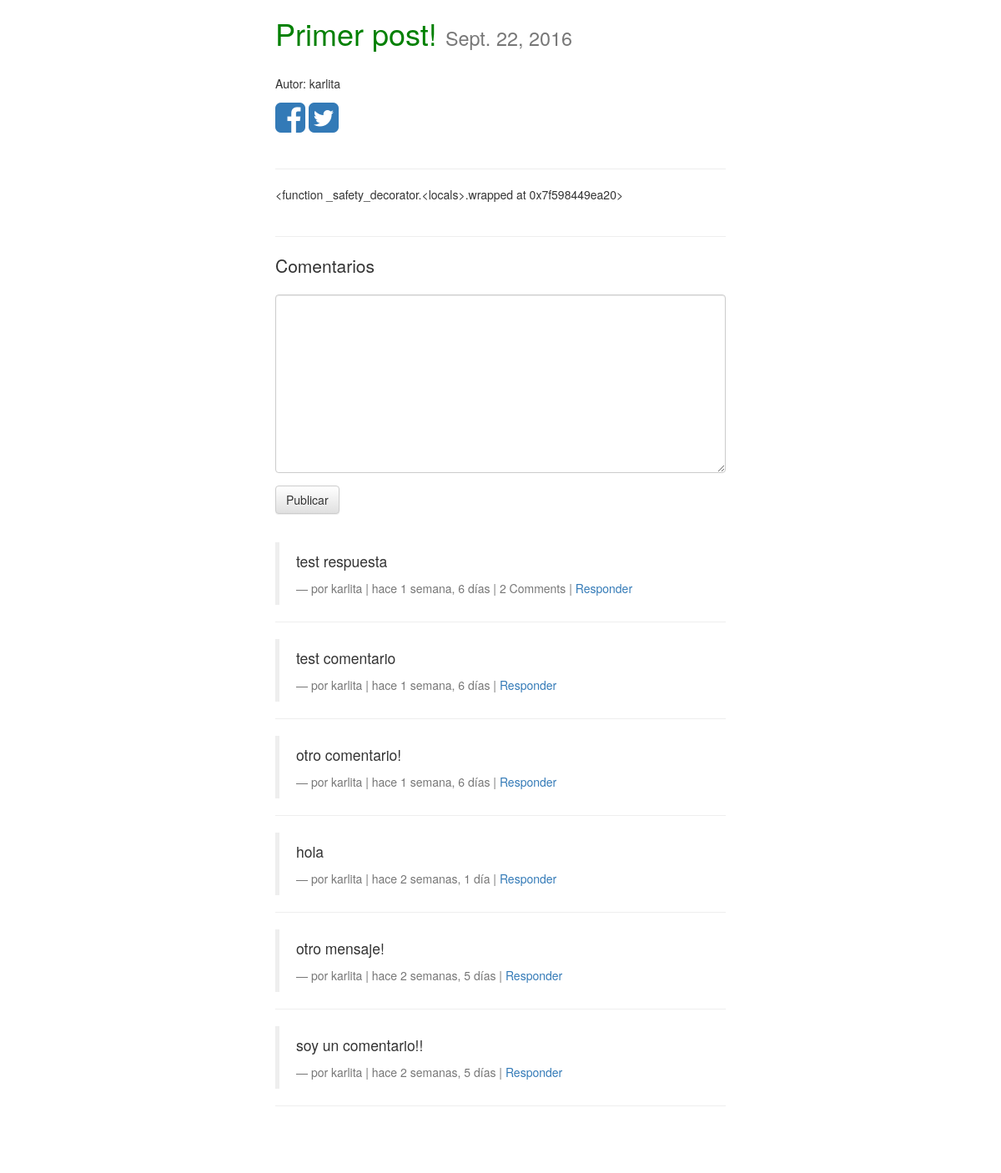
The app's page /posts/primer-post/, older data.
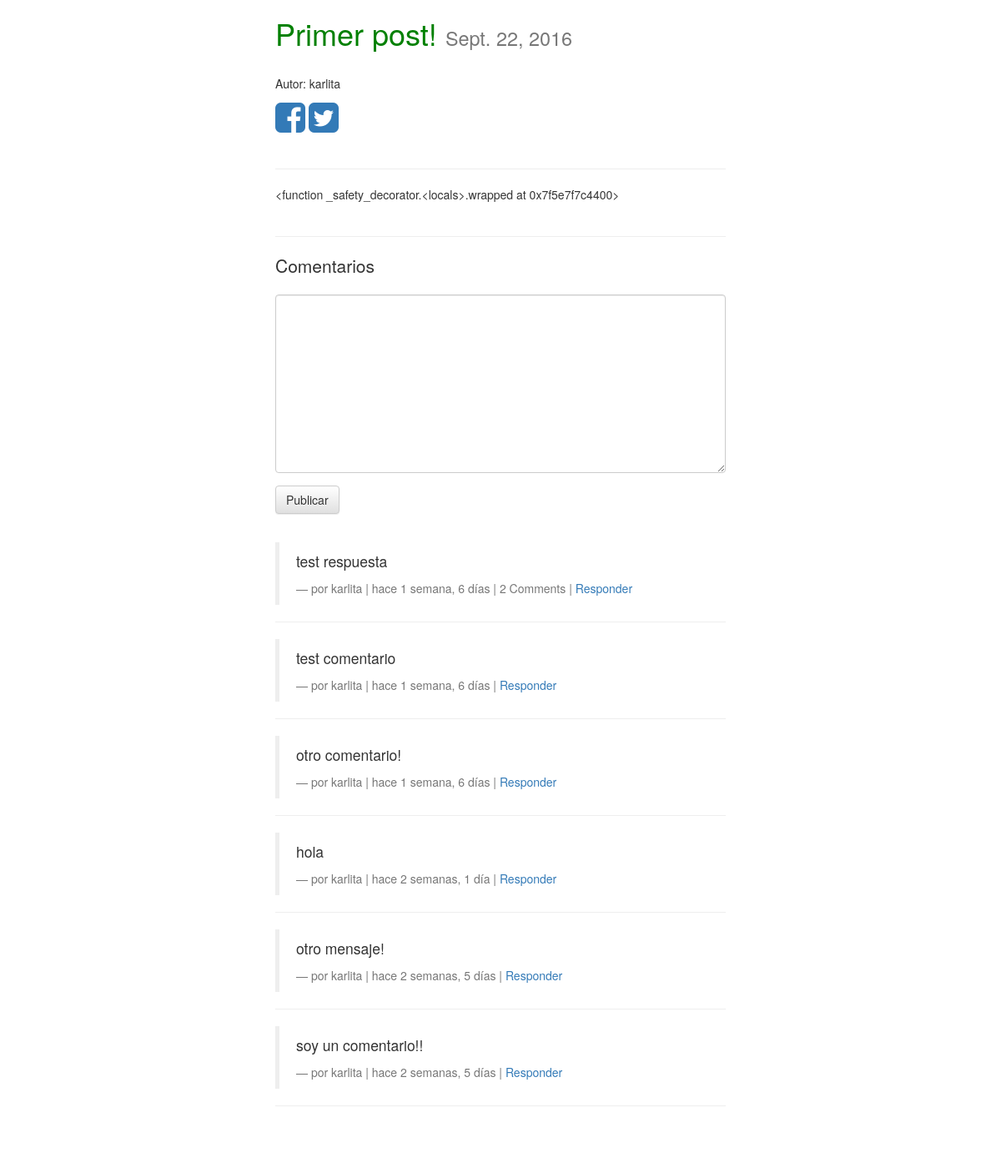
The same page, newer data.
### posts/models.py (models this page shows, shortened)
class Post(models.Model):
	user = models.ForeignKey(settings.AUTH_USER_MODEL, default=1)
	titulo = models.CharField(max_length=150)
	slug = models.SlugField(unique=True)
	imagen = models.ImageField(upload_to=upload_location,
			null=True,
			blank=True,
			height_field="height_field",
			width_field="width_field")
	height_field = models.IntegerField(default=0)
	width_field = models.IntegerField(default=0)
	contenido = models.TextField()
	draft = models.BooleanField(default=False)
	publish = models.DateField(auto_now=False, auto_now_add=False)
	timestamp = models.DateTimeField(auto_now_add=True, auto_now=False)
	actualizado = models.DateTimeField(auto_now_add=False, auto_now=True)
	objects = PostManager()
	class Meta:
		ordering = ["-timestamp", "-actualizado"]
	def get_markdown(self):
		contenido = self.contenido
		markdown_text = markdown(contenido)
		return mark_safe(markdown_text)
	@property
	def comments(self):
		instance = self
		qs = Comment.objects.filter_by_instance(instance)
		return qs
	@property
	def get_content_type(self):
		instance = self
		content_type = ContentType.objects.get_for_model(instance.__class__)
		return content_type

### posts/views.py (the view, shortened to what this page needs)
# urls.py: url(r'^(?P<slug>[\w-]+)/$', views.post_detail, name='detail'),
def post_detail(request, slug=None):
	instance = get_object_or_404(Post, slug=slug)
	if instance.publish > timezone.now().date() or instance.draft:
		if not request.user.is_staff or not request.user.is_superuser:
			raise Http404
	share_string = quote_plus(instance.titulo)
	initial_data = {
		"content_type": instance.get_content_type,
		"object_id": instance.id,
	}
	form = CommentForm(request.POST or None, initial=initial_data)
	comments = instance.comments #Comment.objects.filter_by_instance(instance)
	context = {
		"titulo": instance.titulo,
		"instance": instance,
		"share_string": share_string,
		"comments": comments,
		"comment_form": form,
	}
	return render(request, "post_detail.html", context)

### comments/forms.py
class CommentForm(forms.Form):
	content_type	= forms.CharField(widget=forms.HiddenInput)
	object_id		= forms.IntegerField(widget=forms.HiddenInput)
	content 		= forms.CharField(label='', widget=forms.Textarea)

### comments/models.py (called while the page is built)
	def filter_by_instance(self, instance):
		content_type = ContentType.objects.get_for_model(instance.__class__)
		obj_id = instance.id
		qs = super(CommentManager, self).filter(content_type=content_type, object_id=obj_id).filter(parent=None)
		return qs

	def children(self): #respuestas(reply)
		return Comment.objects.filter(parent=self)

### posts/templatetags/urlify.py (called while the page is built)
@register.filter
def urlify(value):
	return quote_plus(value)

### templates/post_detail.html (shortened to what this page needs)
{% extends "base.html" %}
{% load urlify %}
{% load crispy_forms_tags %}
{% block content %}
<div class='col-sm-6 col-sm-offset-3'>
<h1>{{ titulo }}  <small>{% if instance.draft %} <span style='color:red;'>DRAFT</span> {% endif %}
{{ instance.publish }}</small></h1><br>
	{% if instance.user.get_full_name %}
	<p>Autor: {{ instance.user.get_full_name }}</p>
	{% else %}
	<p>Autor: {{ instance.user }}</p>
	{% endif %}
<a href="https://www.facebook.com/sharer/sharer.php?u={{ request.build_absolute_uri }}">
<i class="fa fa-facebook-square fa-3x" aria-hidden="true"></i></a>
<a href="https://twitter.com/home?status={{ instance.titulo|urlify }} {{ request.build_absolute_uri }}">
<i class="fa fa-twitter-square fa-3x" aria-hidden="true"></i></a>
<br/><br/><hr/>
<div class='row'>
<div class='col-sm-12'>
<div class='post-detail-art'>{{ instance.get_markdown }}</div>
<br/><hr/>
<div>
<p class='lead'>Comentarios</p>
<form method="POST" action='.'>{% csrf_token %}
	{{ comment_form|crispy }}
	<input type='submit' value='Publicar' class='btn btn-default' />
</form>
<br/>
{% for comment in comments %}
<blockquote>
	<p>{{ comment.content }}</p>
	<footer>por {{ comment.user }} | hace {{ comment.timestamp|timesince }} | {% if comment.children.count > 0 %}{{ comment.children.count }} Comment{% if comment.children.count > 1 %}s{% endif %} | {% endif %}<a class='comment-reply-btn' href='#'>Responder</a></footer>
</blockquote>
<hr/>
{% endfor %}
</div>
<br/>
<br><br>
</div>
</div>
{% endblock %}

Row changes from the older to the newer data that the page shows:
changed Post "Primer post!": get_markdown "<function _safety_decorator.<locals>.wrapped at 0x7f598449ea20>" → "<function _safety_decorator.<locals>.wrapped at 0x7f5e7f7c4400>"
